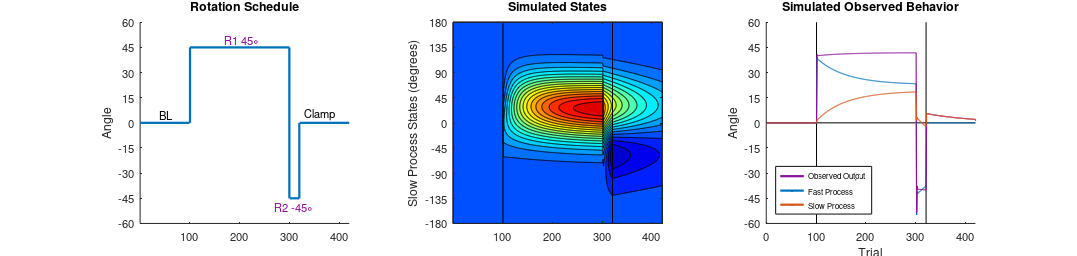

The MATLAB script that drew this image:
%%%%%%%%%%%%%%%%%%%%%%%%%%%%%%%%%%%%%%%%%%%%%%%%%%
%% Generalization model (McDougle et al., 2017) %%
%%%%%%%%%%%%%%%%%%%%%%%%%%%%%%%%%%%%%%%%%%%%%%%%%%

%% Samuel David McDougle; Princeton, NJ; December 2017
%% Email: sdmcdougle@gmail.com

clear;close all;clc;

%% this model captures the idea of "plan-based" generalization (McDougle et al., 2017), where the updating of
%% the slow process (implicit adaptation?) is maximal at the current state of the fast process (explicit action selection?)
%% Generalization of the slow process is determined by a Gaussian around that point.

%% first we specify our "width of the generalizaion function" parameter
width = 37.76; % value from McDougle et al., 2017

%% number of trials
N = 420; 

%% rotation schedule
%% this simulation uses the ABCA* "rebound" paradigm used in Smith et al. (2006) and McDougle et al. (2015)
%% in this paradigm, after baseline (A) the agent experiences rotation 1 (B) for 200 trials, then the rotation is flipped (C) for 20 trials
%% The task ends with an "error clamp" period (A*), where no errors are experienced.
rotation = [zeros(1,100) 45*ones(1,200) -45*ones(1,20) zeros(1,100)];

%% initialize
slow_tiled = zeros(360,N+1); % implicit states, tiled at every integer degree value of a circle
simError = zeros(1,N); % error vector
slow = zeros(1,N+1); % max slow process (peak of gaussian). (= implicit adaptation?)
fast = zeros(1,N+1); % fast process. (= explicit action selection?)
center = zeros(1,N); %% what determines the center of our slow process generalization function (e.g. fast process, target location, etc.)?

%% initial params, from McDougle et al. 2015
% decay rate
A_slow = .99;
A_fast = .88;
% learning rate
height = .061; % learning rate on slow process (equivalent to the height of the gaussian)
B_fast = .87; % learning rate on fast process


for n = 1:N
    
    %% first, establish the center of implicit
    % plan-based?
    center(n) = round(fast(n)) + 180; % have to add 180 for indexing purposes
    % target-based?
    %center(n) = 180;              
    
    %% log visited slow states
    slow(n) = slow_tiled(center(n),n); % index slow state linked to current center of Gaussian    

    %% calculate error
    if n < 321 % pre error clamp block
    simError(n) = fast(n) + slow(n) - rotation(n);
    end
    
    %% update fast process
    fast(n+1) = A_fast*fast(n) - B_fast*simError(n);    
    
    %% update all slow process states (this gets a little tricky as it must use a circular Gaussian)
    % first, shift vector to make current fast state the center of the
    % Gaussian geeralization function
    idx = 1:360; % index states
    idx_hat = circshift(idx',180-center(n)); % shift the vector into place
    % now, update ALL slow process states using a quick for loop
    for j = 1:360
        slow_tiled(idx_hat(j),n+1) = A_slow*slow_tiled(idx_hat(j),n) - (height*exp(-1*(((j-180)^2)/(2*width^2))))*simError(n); % Gaussian update
    end    
    
    %% in error clamp trial phase: fast process = 0 (see McDougle et al., 2015)
    if n > 320
        fast(n+1) = 0;
    end    
end

%% PLOT
figure;
colors = {[.55 .06 .61] [0 .45 .74] [.85 .33 .1] [.2 .6 .35]};
markersize = 1;
linewidth = 1;
fontsize = 9;

%% Task Paradigm
subplot(1,3,1);
line([1 100],[0 0],'linewidth',2);hold on;
text(40,5,'BL','fontsize',fontsize+1,'color','k');
line([101 101],[0 45],'linewidth',2);
line([101 300],[45 45],'linewidth',2);
line([300 300],[45 -45],'linewidth',2);
text(170,50,'R1 45\circ','fontsize',fontsize+1,'color',[.55 .06 .61]);
line([301 320],[-45 -45],'linewidth',2);
line([320 320],[0 -45],'linewidth',2);
line([321 420],[0 0],'linewidth',2);
text(270,-50,'R2 -45\circ','fontsize',fontsize+1,'color',[.55 .06 .61]);
text(330,5,'Clamp','fontsize',fontsize+1,'color','k');
axis([1 420 -60 60]);
set(gca,'ytick',-60:15:60);
ylabel('Angle');
title('Rotation Schedule');
box off;

%% Time-based Heatmap
subplot(1,3,2);
c=contourf(slow_tiled,20); 
colormap(jet);
caxis([-5,20]);
line([101 101],[1 360],'color','k');
line([321 321],[1 360],'color','k');
str = {'-180','-135','-90','-45','0','45','90','135','180'};
set(gca,'ytick',[1 45 90 135 180 225 270 315 360],'yticklabel',str);
ylabel('Slow Process States (degrees)');
title('Simulated States');

%% SIM
subplot(1,3,3);
% legen dummy code, task lines
plot(1,500,'color',colors{1},'linewidth',2);hold on;
plot(1,500,'color',colors{2},'linewidth',2);plot(1,500,'color',colors{3},'linewidth',2);plot(1,500,'--','color',[.4 .4 .4],'linewidth',1);
line([1 N],[0 0],'color','k');
line([101 101],[-60 60],'color','k');
line([321 321],[-60 60],'color','k');
plot(fast,'color',colors{2},'linewidth',linewidth);
plot(slow+fast,'color',colors{1},'linewidth',linewidth);
plot(slow,'color',colors{3},'linewidth',linewidth);
box off;
h = legend('Observed Output','Fast Process','Slow Process','location','southwest');
set(h,'fontSize',fontsize-2,'linewidth',1);
ylabel('Angle');
xlabel('Trial');
set(gca,'ytick',[-60 -45 -30 -15 0 15 30 45 60],'yticklabel',{'-60','-45','-30','-15','0','15','30','45','60'});
axis([0 N -60 60]);
title('Simulated Observed Behavior');


%% GLOBAL
set(gcf, 'units', 'centimeters', 'pos', [3.2808 12.4883 33.7961 8.0433])
set(gcf,'PaperPositionMode','auto');









